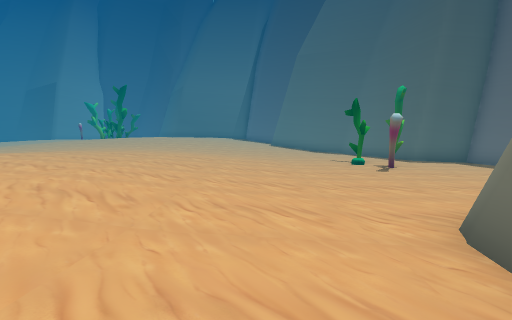
[1] (above)

19 first-person views from a walk through a Unity game level. The camera is 1.3 m above the floor, tilts 4° down and sees 80° across. The floor is counted in squares, 1.8 m on a side. Each view is taken from the middle of a square. On the plan, view 1 faces up. The plan holds only what a view shows up to about 10 squares ahead; the rest is blank. The place goes on beyond the plan. The player is left out. Some animated figures are not drawn.

[2]
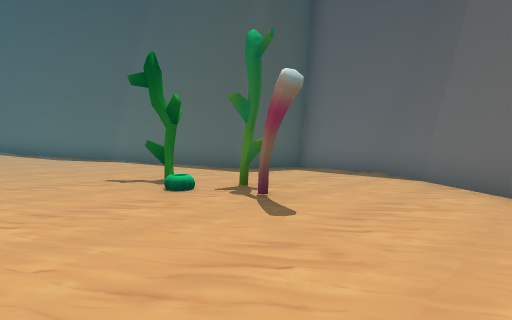

[3]
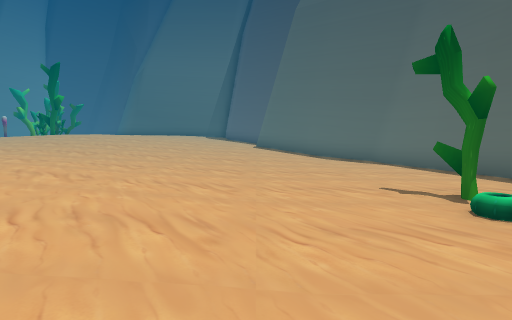

[4]
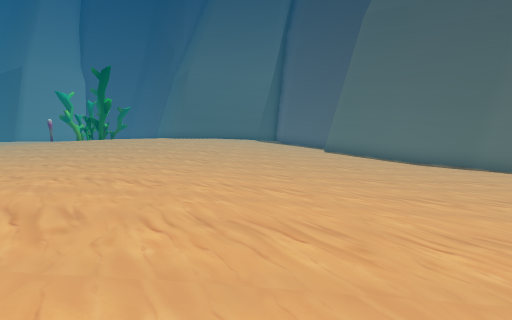

[5]
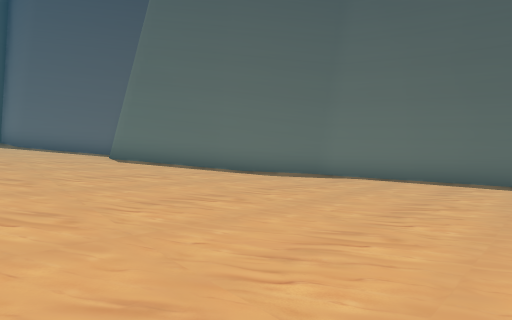

[6]
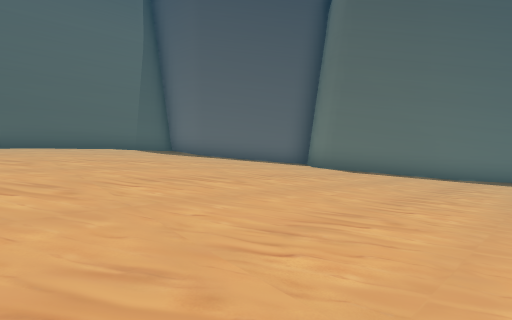

[7]
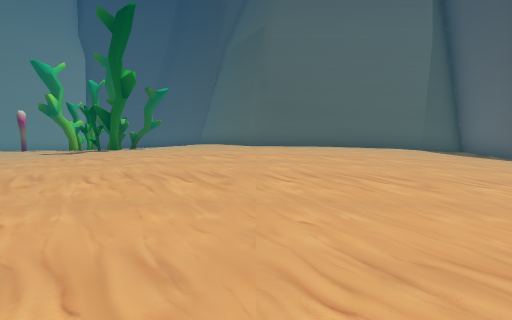

[8]
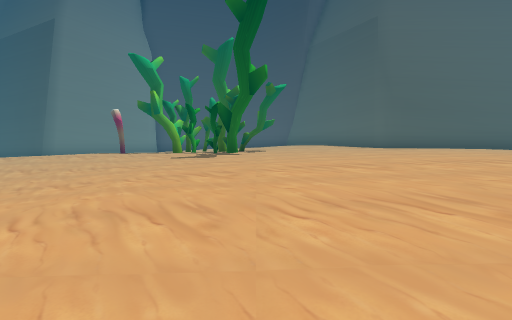

[9]
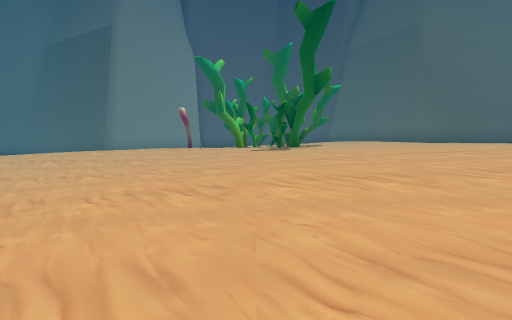

[10]
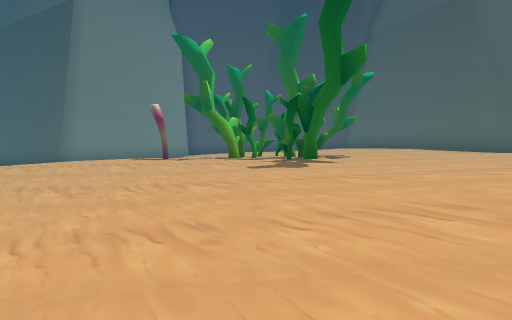

[11]
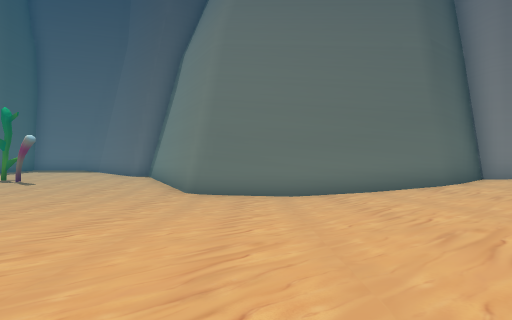

[12]
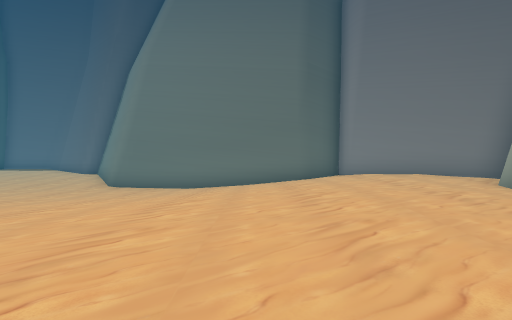

[13]
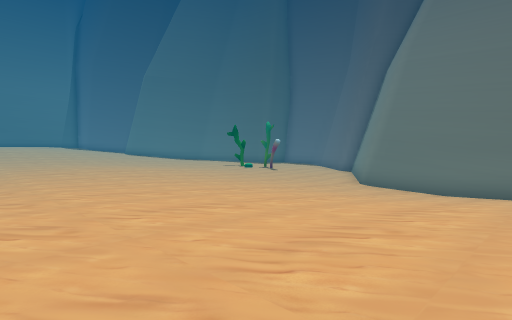

[14]
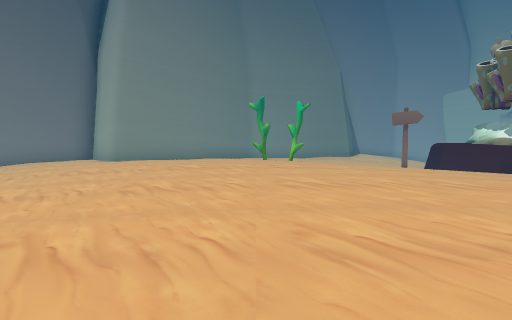

[15]
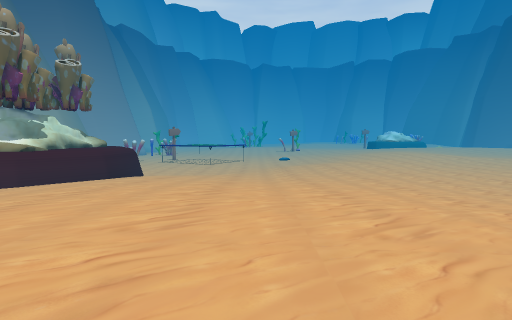

[16]
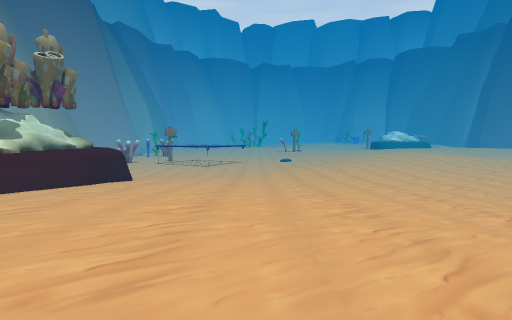

[17]
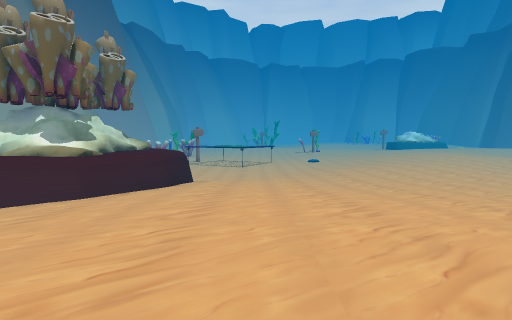

[18]
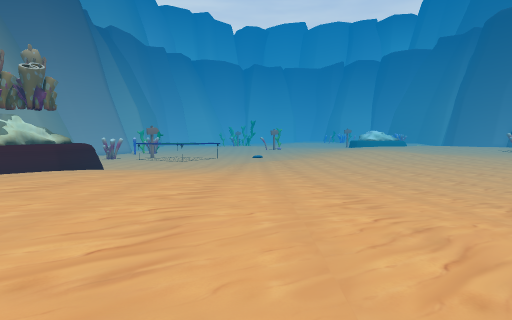

[19]
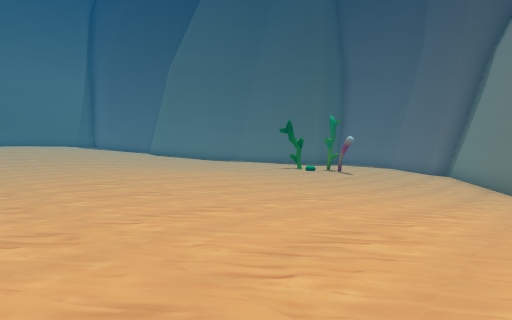

### Floor plan
Key: @ floor where view 1 was taken; # wall or solid block; x gap in a wall; . main floor; : floor 0.25 m higher than the main floor; - floor 0.25 m lower than the main floor; _ floor 0.5 m lower than the main floor; < floor 0.75 m lower than the main floor; ( floor 1 m lower than the main floor; ! floor 1.25 m lower than the main floor; ? floor 1.5 m lower than the main floor; / step, stairs or slope; ≈ liquid the walk keeps out of; ^ raised ledge; O other object.
Columns run from 18 left of view 1 to 8 right of it. Each row starts with its distance up from view 1.
 29        .:##
 28     .≈ .::##
 27 --.O...x::/##
 26 --.......::/######
 25 ----.....:::::::/##
 24 ////--...::::::./-##
 23 ///_---..:::::..//_##
 22 ///////..:::::.////_#
 21  </__/-...:::../////#
 20  (////-......../////#
 19   ////////////////<<##
 18    ///////////////<((##
 17     //////////////((!!##
 16      <  <____<//(((!!!?#
 15          <<<<<<(((!!!!?##
 14           <<<<(((!!!!???#
 13            <<<(((!!!????#
 12            <<<<(/!!?????##
 11            <<<<((/!???O??##
 10   ((       <<<<<(//???????#
  9   (((      <<<<((//???O???#
  8 ((((((    <<<<<(//!???O??##
  7 (((((((   <_<<<(/!!??????#
  6 (((((((<< ___<<//!!?????##
  5 ((((((<<<____<////!????
  4 (((((<//______/////???#
  3 (((<<<//_---__////!?###
  2 !((<<_/_-----/////!?#
  1 !((////-------/////?#
  0 !!/////-....--////@/#
 -1 !/////--.....-//////#
 -2 !/////--....../////##
 -3 !///__---.....-////##
 -4 ###//__--......--//##
 -5  #^^^/__---...----_##
 -6  #^≈^//  -- ------##
 -7   ^^##        -##-#

Positions as (right, up) in squares from view 1, and headings:
1: (0, 0), facing up
2: (1, 6), facing up-right
3: (1, 7), facing up
4: (-2, 7), facing up
5: (-2, 12), facing up-right
6: (-6, 16), facing up-right
7: (-7, 16), facing up
8: (-11, 17), facing up
9: (-13, 16), facing up
10: (-13, 19), facing up
11: (-6, 1), facing right
12: (-8, -2), facing right
13: (-8, -2), facing up-right
14: (-7, 3), facing down
15: (-7, 0), facing left
16: (-8, 0), facing left
17: (-8, -2), facing left
18: (-6, 2), facing left
19: (-8, 2), facing up-right
